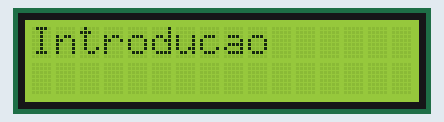
This sketch was run on a simulated Arduino Uno, built with avr-gcc and run on an emulated ATmega328P. Shown: 16×2 character LCD.

Above: at 0.1 s.
At 1.1 s:
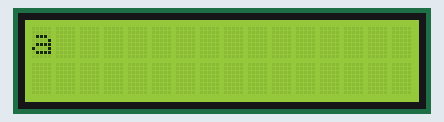
At 2.1 s:
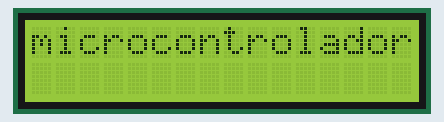
At 3.1 s:
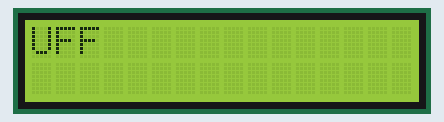

Measured:
- by itself, everything shown: repeats every 6.0 s, in 5 steps
- what the display in image 1 shows lasts 1.0 s, from 1.1 s to 2.1 s
- what the display in image 3 shows lasts 3.0 s, from 3.1 s to 6.1 s

The sketch:

sketch_apr03_lcd_Micro.ino
```cpp
#include <LiquidCrystal.h>

int dt = 1000;

LiquidCrystal lcd(12, 11, 5, 4, 3, 2);

void setup() {
  lcd.begin(16, 2);

}

void loop() {
  lcd.print("Introducao ");
  delay(dt);
  lcd.clear();
  lcd.print("a ");
  delay(dt);
  lcd.clear();
  lcd.print("microcontrolador ");
  delay(dt);
  lcd.clear();
  lcd.print("UFF");
  delay(dt*3);
  lcd.clear();
}
```
